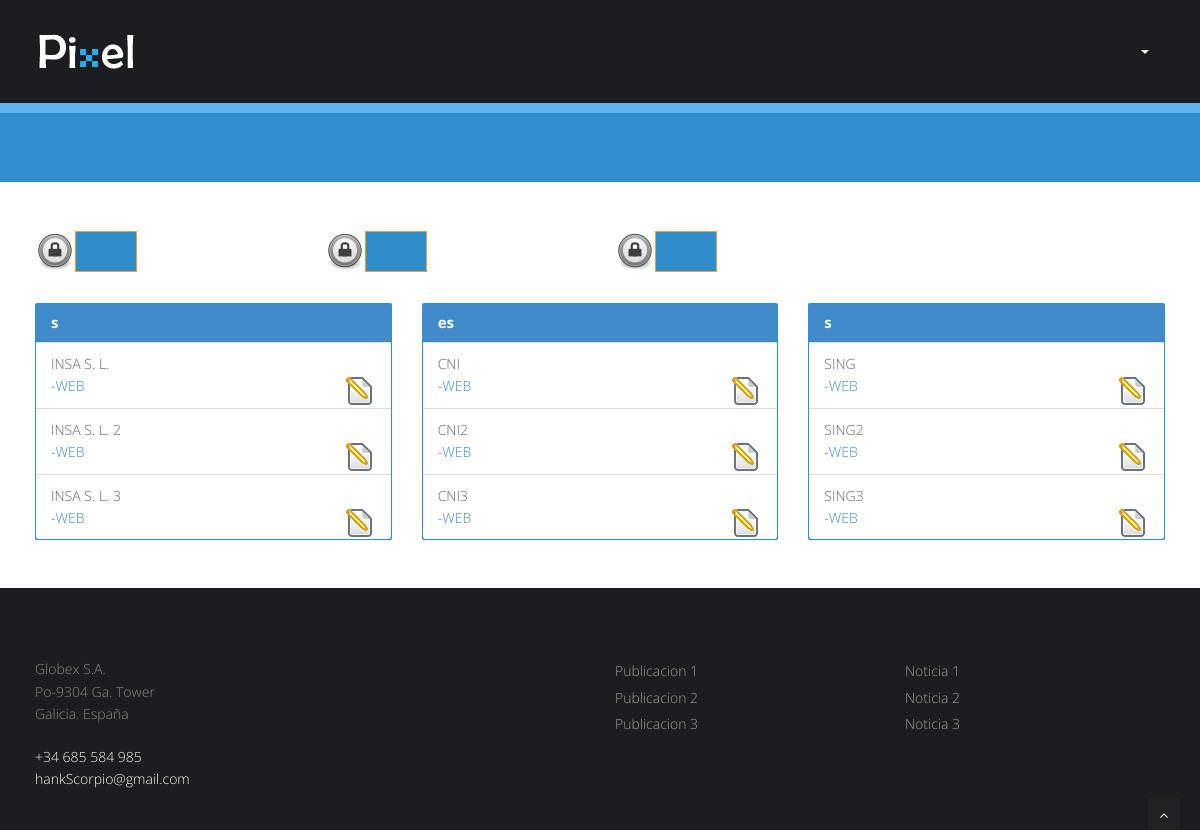
The page /Controladores/Privada/C_ColaboracionesP.php (signed in) on the database its author committed.
### tables this page shows
CREATE TABLE IF NOT EXISTS `S_EMPRESAS` (
  `IDEmpresa` varchar(10) NOT NULL,
  `Web_Empresa` varchar(500) NOT NULL,
  `Nombre_Empresa` varchar(500) NOT NULL,
  `IDImagen_Empresa` varchar(10) NOT NULL,
  `IDParticipante` varchar(10) NOT NULL
);

CREATE TABLE IF NOT EXISTS `S_INSTITUCIONES` (
  `IDInstitucion` varchar(10) NOT NULL,
  `Web_Institucion` varchar(300) NOT NULL,
  `IDImagen_Institucion` varchar(10) NOT NULL,
  `Nombre_Institucion` varchar(200) NOT NULL,
  `IDParticipante` varchar(10) NOT NULL
);

CREATE TABLE IF NOT EXISTS `S_GRUPOS` (
  `IDGrupo` varchar(10) NOT NULL,
  `Web_Grupo` varchar(300) NOT NULL,
  `IDImagen_Grupo` varchar(10) NOT NULL,
  `Nombre_Grupo` varchar(200) NOT NULL,
  `IDParticipante` varchar(10) NOT NULL
);

### Controladores/Privada/C_ColaboracionesP.php (called while the page is built, shortened)
<?php
$Raiz = explode('/',$_SERVER['PHP_SELF'])[count(explode('/',$_SERVER['PHP_SELF']))-4];
function getRuta()
{
	global $Raiz;
	$RutaArray = explode('/',$_SERVER['PHP_SELF']);
	$toret = "";
	for ($i =(count($RutaArray)-2);$i > 0; $i = $i -1)
	{
		if ($RutaArray[$i] == $Raiz)
			break;
		else
			$toret = $toret."../";
	}
	return $toret;
}
$RutaRelativaControlador = getRuta();
include_once $RutaRelativaControlador.'Comun/ArchivoComun.php';
$PagID = "CP";
include_once $vistas[$PagID];
?>

### Comun/ArchivoComun.php (called while the page is built, shortened)
<?php
$identificadores = array(
'Home' => 'H',
'Miembros' => 'M',
'Prensa'=> 'P',
'Transferencias'=> 'T',
'Colaboraciones'=> 'C',
'Login' => 'L'
);
$identificadoresPrivados = array(
'Home' => 'HP',
'Miembros' => 'MP',
'AMiembros' => 'AMP',
'MMiembros' => 'MMP',
'DMiembros' => 'DMP',
'Prensa'=> 'PP',
'APrensa'=> 'APP',
'MPrensa'=> 'MPP',
'DPrensa' => 'DPP',
'Transferencias'=> 'TP',
'ATransferencias'=> 'ATP',
'MTransferencias'=> 'MTP',
'DTransferencias'=> 'DTP',
'Colaboraciones'=> 'CP',
'AColaboraciones'=> 'ACP',
'MColaboraciones'=> 'MCP',
'DColaboraciones'=> 'DCP',
'Administracion'=> 'G',
'ERRORPERM' => 'ERRORPERM'
);
?>

### GESTAPP/Clases/BaseDatosControl.php (called while the page is built, shortened)
<?php
Class BaseDatosControl
{
	public $conexionBD;
	function __construct()
	{
		$this->conexionBD = new mysqli('localhost','gC', 'gC','ET3gC');
	}
	function OperacionGenericaBD($var,$Error = "1")
	{
		if (!$resultado = $this->conexionBD->query($var))
		{
			throw new Exception($Error . "=>". $var . "<br>Error: " . $this->conexionBD->error . "");
		}
		return $resultado;
	}
}
?>

### Clases/TablaBD.php (called while the page is built, shortened)
<?php
include_once $RutaRelativaControlador.'GESTAPP/Clases/BaseDatosControl.php';
Class TablaBD
{
	public $nombreTabla = "";
	function __construct($n,$arrayCampos,$arrayClaves)
	{
		$this->nombreTabla = $n;
	}
	public function ListadoRegistros($opciones)
	{
		$BD = new BaseDatosControl();
		return $BD->OperacionGenericaBD("Select * from ".$this->nombreTabla." ". $opciones);
	}
}
?>

### Vistas/Privadas/V_ColaboracionesP.php (the view, shortened to what this page needs)
<?php
Class ColaboracionesPrivada
{
function DisplayContent($idioma,$Emp,$Ins,$Grup)
{
	global $controladores;
	global $identificadoresPrivados;
	global $RutaRelativaControlador;
?>
	<section id="content">
	<div class="container">
		<div class="row">
						<div class="col-md-3" >
						  <form id="1" action="<?php echo $controladores[$identificadoresPrivados["AColaboraciones"]]?>" method = "POST">
						  <img style="display:inline" src="<?php echo $RutaRelativaControlador?>img/engranaje2.svg.png"
						  class="img-responsive">
						  <a style="display:inline" class="btn btn-warning" onClick="document.getElementById('1').submit();"><?php echo $idioma['Alta_INST']; ?></a>
						  </form>
						</div>
						<div class="col-md-3" >
						   <form id="2" action="<?php echo $controladores[$identificadoresPrivados["AColaboraciones"]]?>" method = "POST">
						  <img style="display:inline" src="<?php echo $RutaRelativaControlador?>img/engranaje2.svg.png"
						  class="img-responsive">
						  <a style="display:inline" class="btn btn-warning" onClick="document.getElementById('2').submit();"><?php echo $idioma['Alta_EMPRE']; ?></a>
						  </form>
						</div>
						<div class="col-md-3" >
						   <form id="3" action="<?php echo $controladores[$identificadoresPrivados["AColaboraciones"]]?>" method = "POST">
						   <img style="display:inline" src="<?php echo $RutaRelativaControlador?>img/engranaje2.svg.png"
						  class="img-responsive">
						  <a style="display:inline" class="btn btn-warning" onClick="document.getElementById('3').submit();"><?php echo $idioma['Alta_GRUPO']; ?></a>
						  </form>
						</div>
						<div class="col-md-9"></div>
					  </div>
					  <div class="row">
            <div class="col-md-4">
              <div class="panel panel-primary">
                <div class="panel-heading">
                  <h3 class="panel-title"><?php echo $idioma["Empresa"]."s"?></h3>
                </div>
				<ul class="list-group">
				<?php
					foreach($Emp as $e)
					{
						echo '<li class="list-group-item">'.$e["Nombre_Empresa"].'<br>-<a href="'.$e["Web_Empresa"].'" target="_blank">WEB</a>
						<img style="display:inline" onClick="document.getElementById(\''.$e["IDEmpresa"].'E\').submit();" src="'.$RutaRelativaControlador.'img/editar.png"
							class="img-responsive pull-right"></img></li>';
					}
				?>
				  </ul>
              </div>
            </div>
			<div class="col-md-4">
              <div class="panel panel-primary">
                <div class="panel-heading">
                  <h3 class="panel-title"><?php echo $idioma["Institucion"]."es"?></h3>
                </div>
				<ul class="list-group">
					<?php
					foreach($Ins as $e)
					{
						echo '<li class="list-group-item">'.$e["Nombre_Institucion"].'<br>-<a href="'.$e["Web_Institucion"].'" target="_blank">WEB</a>
						<img style="display:inline" onClick="document.getElementById(\''.$e["IDInstitucion"].'I\').submit();" src="'.$RutaRelativaControlador.'img/editar.png"
							class="img-responsive pull-right"></img></li>';
					}
				?>
				  </ul>
              </div>
            </div>
			<div class="col-md-4">
              <div class="panel panel-primary">
                <div class="panel-heading">
                  <h3 class="panel-title"><?php echo $idioma["Grupo"]."s"?></h3>
                </div>
				<ul class="list-group">
					<?php
					foreach($Grup as $e)
					{
						echo '<li class="list-group-item">'.$e["Nombre_Grupo"].'<br>-<a href="'.$e["Web_Grupo"].'" target="_blank">WEB</a>
						<img style="display:inline" onClick="document.getElementById(\''.$e["IDGrupo"].'G\').submit();" src="'.$RutaRelativaControlador.'img/editar.png"
							class="img-responsive pull-right"></img></li>';
					}
				?>
				  </ul>
              </div>
            </div>
          </div>
	</div>
	</section>
<?php
}
}
	$e = array();
	$in = array();
	$g = array();
	try
	{
		$consulta = $_TABLAEMPRESAS->ListadoRegistros("");
		for ($i = 0; $i < $consulta->num_rows ;$i++)
		{
			$e[] = $consulta->fetch_assoc();
		}
		$consulta = $_TABLAGRUPOS->ListadoRegistros("");
		for ($i = 0; $i < $consulta->num_rows ;$i++)
		{
			$g[] = $consulta->fetch_assoc();
		}
		$consulta = $_TABLAINSTITUCIONES->ListadoRegistros("");
		for ($i = 0; $i < $consulta->num_rows ;$i++)
		{
			$in[] = $consulta->fetch_assoc();
		}
	}
	catch(Exception $e)
	{
		$errorRescrito = explode("=>",$e->getMessage());
		$_SESSION['error'] = 'CON ERR MIEMBROS'."=>".$errorRescrito[1];
	}
$princ_view = new ColaboracionesPrivada();
include_once$RutaRelativaControlador.'Comun/CabeceraPriv.php';
$princ_view->DisplayContent($idioma,$e,$in,$g);
include_once$RutaRelativaControlador.'Comun/Pie.php';
?>

### css/style.css (style rules this page uses)
body { font-family:'Open Sans', Arial, sans-serif; font-size:14px; font-weight:300; line-height:1.6em; color:#656565; }
h1,h2, h3, h4, h5, h6 { font-family:'Open Sans', Arial, sans-serif; font-weight:700; line-height:1.1em; color:#333; margin-bottom: 20px; }
.container { padding:0 20px 0 20px; position:relative; }
.row,.row-fluid { margin-bottom:30px; }
#content { position:relative; background:#fff; padding:50px 0 0px 0; }
#content img { max-width:100%; height:auto; }
.panel-title { margin-top: 0; margin-bottom: 0; font-size: 15px; color: inherit; }
.panel { margin-bottom: 18px; background-color: #318FCF; border: 1px solid transparent; border-radius: 2px; -webkit-box-shadow: 0 1px 1px rgba(0,0,0,0.05); box-shadow: 0 1px 1px rgba(0,0,0,0.05); }
.btn { text-align: center; background: #318CCA; color: #fff; border-radius: 0;padding: 10px 30px; }
img.pull-right, .align-right { float:right; margin:0 0 15px 15px; }

### rows shown on the page
s_empresas: Nombre_Empresa "INSA S. L."
s_empresas: Nombre_Empresa "INSA S. L. 2"
s_empresas: Nombre_Empresa "INSA S. L. 3"
s_instituciones: Nombre_Institucion "CNI"
s_instituciones: Nombre_Institucion "CNI2"
s_instituciones: Nombre_Institucion "CNI3"
s_grupos: Nombre_Grupo "SING"
s_grupos: Nombre_Grupo "SING2"
s_grupos: Nombre_Grupo "SING3"
